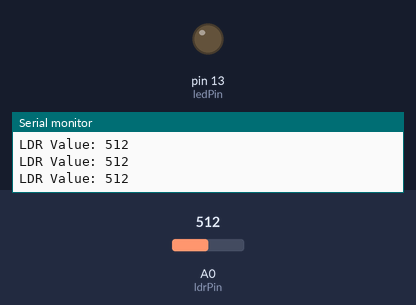
This sketch was run on a simulated Arduino Uno, built with avr-gcc and run on an emulated ATmega328P. Parts: output pins drawn as LEDs (lit = HIGH), the last lines printed to the serial monitor. Inputs (shaded band) come from the test bench; at power-on: A0 (ldrPin) = 512.

Above: at 1.2 s.
1.3 s: A0 (ldrPin) set to 481
At 2.4 s:
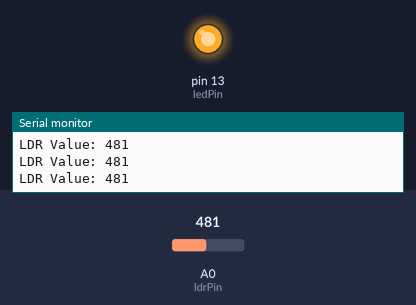
2.9 s: A0 (ldrPin) set to 510
At 3.8 s:
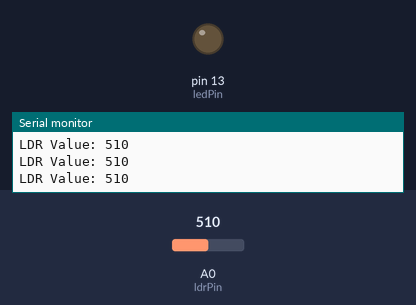
4.5 s: A0 (ldrPin) set to 490
At 5.1 s:
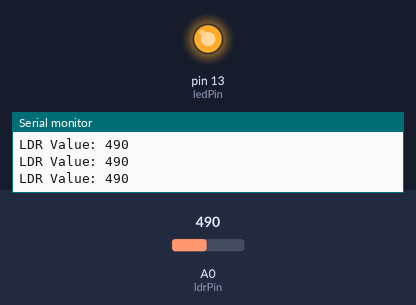
Timing chart, 0 to 7.5 s (numbered marks = the images above; inputs shaded):
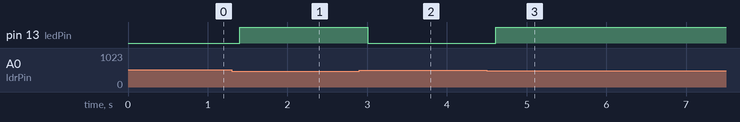

The sketch:

Arduino_code.ino
```cpp
const int ldrPin = A0;   // Analog pin connected to LDR
const int ledPin = 13;   // LED connected to digital pin 13

void setup() {
  pinMode(ledPin, OUTPUT);
  Serial.begin(9600);
}

void loop() {
  int ldrValue = analogRead(ldrPin);
  Serial.print("LDR Value: ");
  Serial.println(ldrValue);

  if (ldrValue < 500) {             // Adjust this threshold as needed
    digitalWrite(ledPin, HIGH);     // Turn LED ON in darkness
  } else {
    digitalWrite(ledPin, LOW);      // Turn LED OFF in light
  }

  delay(200); // Small delay for stability
}
```

Measured:
- the behaviour switches between 500 and 499 on A0 (ldrPin) (found by bisection; images 0 and 1)
- after the input at 1.3 s, pin 13 (ledPin): LOW → HIGH after 0.10 s
- after the input at 2.9 s, pin 13 (ledPin): HIGH → LOW after 0.11 s
- after the input at 4.5 s, pin 13 (ledPin): LOW → HIGH after 0.11 s
